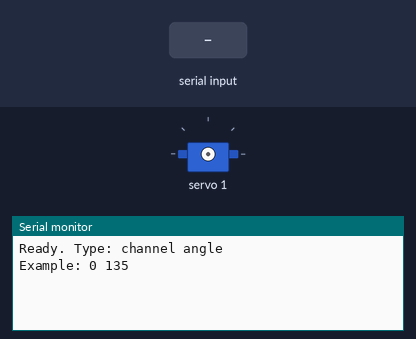
Bench run of a sketch on a simulated ESP32. On the bench: servo, the last lines printed to the serial monitor. The inputs (shaded band) are chosen by the test bench.

Above: at 1.7 s.
1.8 s: "1 90\n" received over Serial
At 3.0 s:
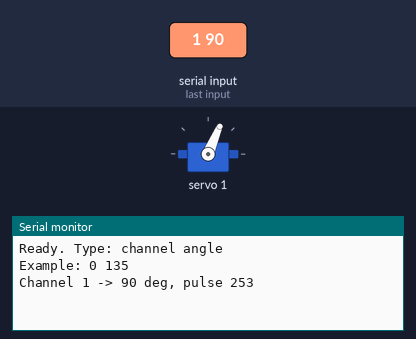
3.3 s: "90 45\n" received over Serial
At 4.4 s:
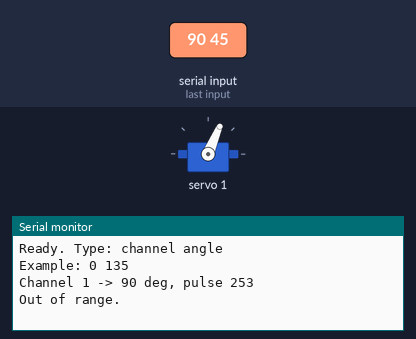
4.8 s: "5\n" received over Serial
At 5.5 s:
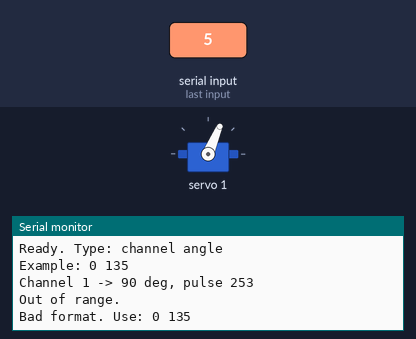

The sketch:

Full_Arm_Prototype_Test.ino
```cpp
#include <Wire.h>
#include <Adafruit_PWMServoDriver.h>

Adafruit_PWMServoDriver pwm = Adafruit_PWMServoDriver();

int angleToPulse(int angle) {
  return map(angle, 0, 270, 120, 520);
}

void setup() {
  Serial.begin(115200);
  Wire.begin(21, 22);

  pwm.begin();
  pwm.setPWMFreq(50);
  delay(500);

  Serial.println("Ready. Type: channel angle");
  Serial.println("Example: 0 135");
}

void loop() {
  if (Serial.available()) {
    String line = Serial.readStringUntil('\n');
    line.trim();

    int spaceIndex = line.indexOf(' ');
    if (spaceIndex == -1) {
      Serial.println("Bad format. Use: 0 135");
      return;
    }

    int ch = line.substring(0, spaceIndex).toInt();
    int angle = line.substring(spaceIndex + 1).toInt();

    if (ch < 0 || ch > 15 || angle < 0 || angle > 270) {
      Serial.println("Out of range.");
      return;
    }

    int pulse = angleToPulse(angle);
    pwm.setPWM(ch, 0, pulse);

    Serial.print("Channel ");
    Serial.print(ch);
    Serial.print(" -> ");
    Serial.print(angle);
    Serial.print(" deg, pulse ");
    Serial.println(pulse);
  }
}
```

Measured:
- after the input at 1.8 s, the serial monitor: prints a new line at once (image 1)
- after the input at 3.3 s, the serial monitor: prints a new line at once (image 2)
- after the input at 4.8 s, the serial monitor: prints a new line at once (image 3)
